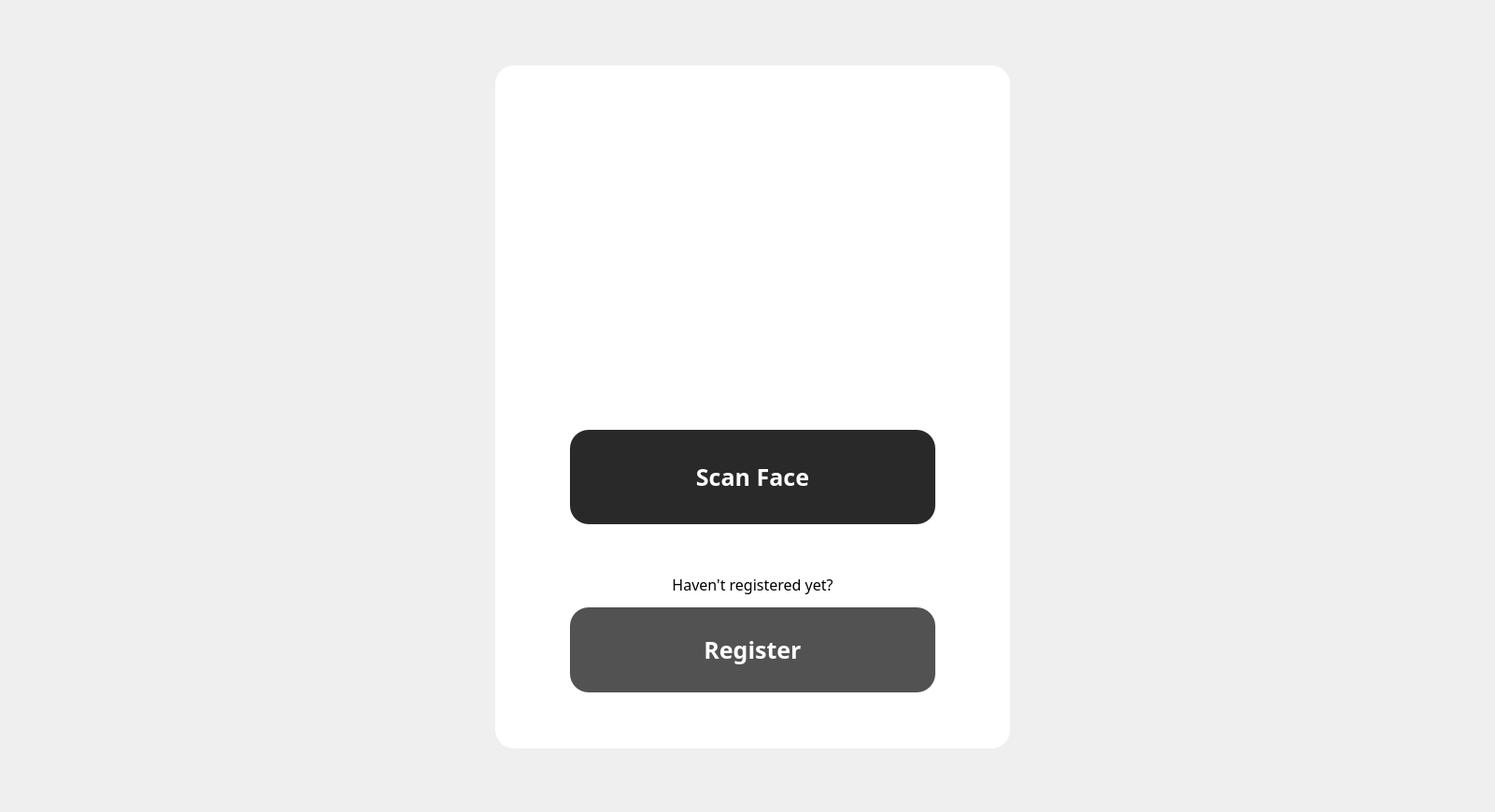
<?xml version="1.0" encoding="UTF-8"?>
<ui version="4.0">
 <class>mainWindow</class>
 <widget class="QMainWindow" name="mainWindow">
  <property name="geometry">
   <rect>
    <x>0</x>
    <y>0</y>
    <width>1600</width>
    <height>869</height>
   </rect>
  </property>
  <property name="sizePolicy">
   <sizepolicy hsizetype="Preferred" vsizetype="Preferred">
    <horstretch>0</horstretch>
    <verstretch>0</verstretch>
   </sizepolicy>
  </property>
  <property name="windowTitle">
   <string>Face Card</string>
  </property>
  <property name="styleSheet">
   <string notr="true">*{
	background-color: #efefef;
	font-family: Poppins;
}
</string>
  </property>
  <widget class="QWidget" name="centralwidget">
   <widget class="QFrame" name="loginframe">
    <property name="geometry">
     <rect>
      <x>530</x>
      <y>70</y>
      <width>551</width>
      <height>731</height>
     </rect>
    </property>
    <property name="styleSheet">
     <string notr="true">*{
background-color: white;
border-radius: 20px;
}

QPushButton#scanFaceBtn{
background-color: #292929;
color: white;
font-size: 25px;
font-weight: bold;
}

QPushButton#scanFaceBtn:hover, #registerBtn:hover{
background-color: #000000;
}

QPushButton#registerBtn{
background-color: #525252;
color: white;
font-size: 25px;
font-weight: bold;
}</string>
    </property>
    <property name="frameShape">
     <enum>QFrame::StyledPanel</enum>
    </property>
    <property name="frameShadow">
     <enum>QFrame::Raised</enum>
    </property>
    <widget class="QPushButton" name="scanFaceBtn">
     <property name="geometry">
      <rect>
       <x>80</x>
       <y>390</y>
       <width>391</width>
       <height>101</height>
      </rect>
     </property>
     <property name="styleSheet">
      <string notr="true"/>
     </property>
     <property name="text">
      <string>Scan Face</string>
     </property>
    </widget>
    <widget class="QPushButton" name="registerBtn">
     <property name="geometry">
      <rect>
       <x>80</x>
       <y>580</y>
       <width>391</width>
       <height>91</height>
      </rect>
     </property>
     <property name="styleSheet">
      <string notr="true"/>
     </property>
     <property name="text">
      <string>Register</string>
     </property>
    </widget>
    <widget class="QLabel" name="label_2">
     <property name="geometry">
      <rect>
       <x>80</x>
       <y>540</y>
       <width>391</width>
       <height>31</height>
      </rect>
     </property>
     <property name="styleSheet">
      <string notr="true">font-size: 16px;</string>
     </property>
     <property name="text">
      <string>Haven't registered yet?</string>
     </property>
     <property name="alignment">
      <set>Qt::AlignCenter</set>
     </property>
    </widget>
    <widget class="QLabel" name="label">
     <property name="geometry">
      <rect>
       <x>50</x>
       <y>60</y>
       <width>451</width>
       <height>271</height>
      </rect>
     </property>
     <property name="text">
      <string/>
     </property>
     <property name="pixmap">
      <pixmap resource="../py/resource.qrc">:/icons/fc-logo.png</pixmap>
     </property>
     <property name="scaledContents">
      <bool>false</bool>
     </property>
     <property name="alignment">
      <set>Qt::AlignCenter</set>
     </property>
    </widget>
   </widget>
  </widget>
 </widget>
 <resources>
  <include location="../py/resource.qrc"/>
 </resources>
 <connections/>
</ui>
